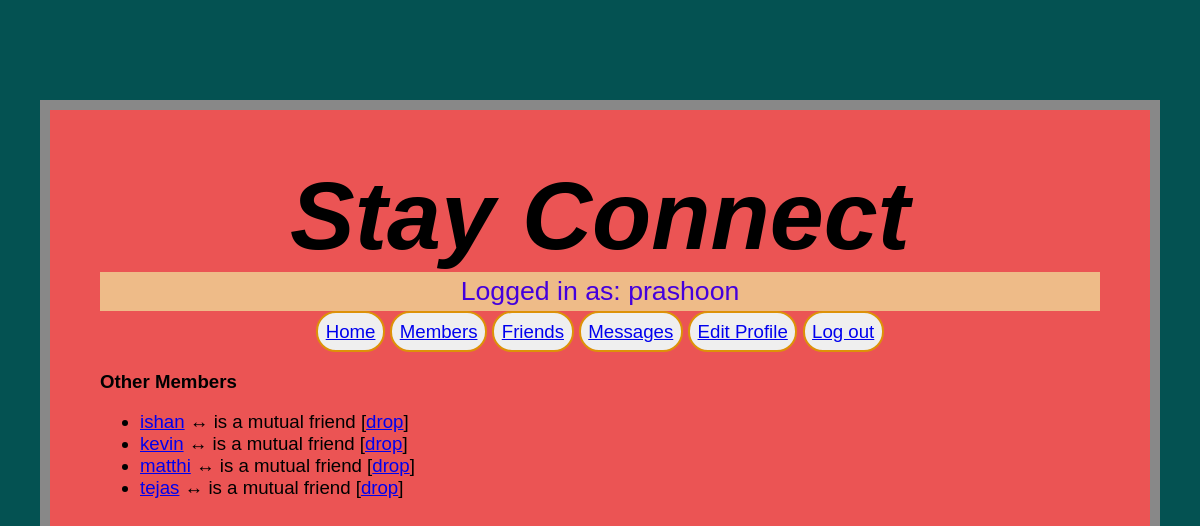
/members.php (signed in), run on the app's committed database.
### tables this page shows
CREATE TABLE `members` (
  `user` varchar(50) NOT NULL,
  `nickname` varchar(50) NOT NULL
);

### functions.php (called while the page is built, shortened)
<?php
 $dbhost = "localhost:3307";
 $dbname = "prashoonest";
 $dbuser = "prashoonuser";
 $dbpass = "";
 $connection = new mysqli($dbhost, $dbuser, $dbpass, $dbname);
 function queryMysql($query)
 {
 global $connection;
 $result = $connection->query($query);
 return $result;
 }
?>

### members.php (the view, shortened to what this page needs)
<?php
 require_once 'header.php';
 $result = queryMysql("SELECT user FROM members ORDER BY user");
 $num = $result->num_rows;
 echo "<h3>Other Members</h3><ul>";
 for ($j = 0 ; $j < $num ; ++$j)
 {
 $row = $result->fetch_array(MYSQLI_ASSOC);
 if ($row['user'] == $user) continue;
 echo "<li><a data-transition='slide' href='members.php?view=" .
$row['user'] . "'>" . $row['user'] . "</a>";
 $follow = "follow";
 $result1 = queryMysql("SELECT * FROM friends WHERE user='" . $row['user'] . "' AND friend='$user'");
 $t1 = $result1->num_rows;
 $result1 = queryMysql("SELECT * FROM friends WHERE user='$user' AND friend='" . $row['user'] . "'");
 $t2 = $result1->num_rows;
 if (($t1 + $t2) > 1) echo " &harr; is a mutual friend";
 elseif ($t1) echo " &larr; you are following";
 elseif ($t2) { echo " &rarr; is following you";
$follow = "follow back"; }
 if (!$t1) echo " [<a data-transition='slide'
href='members.php?add=" . $row['user'] . "'>$follow</a>]";
 else echo " [<a data-transition='slide'
href='members.php?remove=" . $row['user'] . "'>drop</a>]";
 }
?>
 </ul></div>
 </body>
</html>

### styles.css (style rules this page uses)
* { font-family: verdana, sans-serif; font-size: 14pt; }
body { width: 1000px; margin: 100px auto; background: #eb5454; align-items: center; padding: 50px 50px 50px 50px; border: 10px solid #888; }
html { background: rgb(4, 82, 82); }

### data on the page
members: user "ishan"
members: user "kevin"
members: user "matthi"
members: user "tejas"

### other printed values
$userstr "Logged in as: prashoon"
